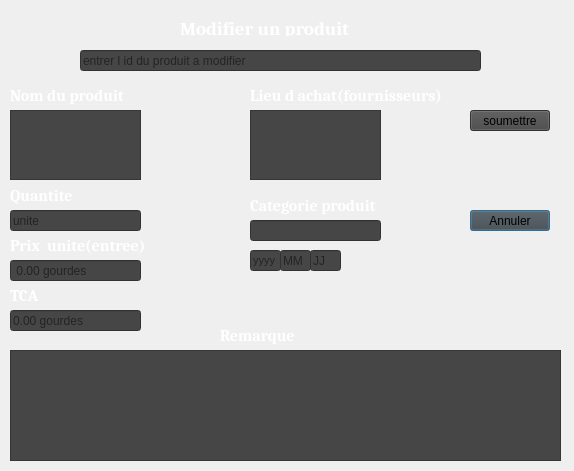
<?xml version="1.0" encoding="UTF-8"?>
<ui version="4.0">
 <class>modifiermarchandise</class>
 <widget class="QDialog" name="modifiermarchandise">
  <property name="geometry">
   <rect>
    <x>0</x>
    <y>0</y>
    <width>574</width>
    <height>471</height>
   </rect>
  </property>
  <property name="windowTitle">
   <string>modifier marchandise</string>
  </property>
  <property name="windowIcon">
   <iconset resource="../../Documents/Menu/logo1.qrc">
    <normaloff>:/menu/logo1/logo.png</normaloff>:/menu/logo1/logo.png</iconset>
  </property>
  <widget class="QLabel" name="label">
   <property name="geometry">
    <rect>
     <x>180</x>
     <y>20</y>
     <width>191</width>
     <height>16</height>
    </rect>
   </property>
   <property name="font">
    <font>
     <family>Cambria</family>
     <pointsize>14</pointsize>
     <weight>75</weight>
     <bold>true</bold>
    </font>
   </property>
   <property name="styleSheet">
    <string notr="true">color: rgb(255, 255, 255);</string>
   </property>
   <property name="text">
    <string>Modifier un produit</string>
   </property>
  </widget>
  <widget class="QLineEdit" name="idproduit">
   <property name="geometry">
    <rect>
     <x>80</x>
     <y>50</y>
     <width>401</width>
     <height>21</height>
    </rect>
   </property>
   <property name="styleSheet">
    <string notr="true">background-color: rgb(70, 70, 70);</string>
   </property>
   <property name="placeholderText">
    <string>entrer l id du produit a modifier</string>
   </property>
  </widget>
  <widget class="QLabel" name="label_5">
   <property name="geometry">
    <rect>
     <x>10</x>
     <y>230</y>
     <width>201</width>
     <height>31</height>
    </rect>
   </property>
   <property name="font">
    <font>
     <family>Cambria</family>
     <pointsize>12</pointsize>
     <weight>75</weight>
     <bold>true</bold>
    </font>
   </property>
   <property name="styleSheet">
    <string notr="true">color: rgb(255, 255, 255);</string>
   </property>
   <property name="text">
    <string>Prix  unite(entree)</string>
   </property>
  </widget>
  <widget class="QPushButton" name="pushButton">
   <property name="geometry">
    <rect>
     <x>470</x>
     <y>210</y>
     <width>80</width>
     <height>21</height>
    </rect>
   </property>
   <property name="styleSheet">
    <string notr="true">background-color: rgb(70, 70, 70);</string>
   </property>
   <property name="text">
    <string>Annuler</string>
   </property>
  </widget>
  <widget class="QPushButton" name="acheter">
   <property name="geometry">
    <rect>
     <x>470</x>
     <y>110</y>
     <width>80</width>
     <height>21</height>
    </rect>
   </property>
   <property name="styleSheet">
    <string notr="true">background-color: rgb(70, 70, 70);</string>
   </property>
   <property name="text">
    <string>soumettre</string>
   </property>
  </widget>
  <widget class="QLineEdit" name="prix">
   <property name="geometry">
    <rect>
     <x>10</x>
     <y>260</y>
     <width>131</width>
     <height>21</height>
    </rect>
   </property>
   <property name="styleSheet">
    <string notr="true">background-color: rgb(70, 70, 70);</string>
   </property>
   <property name="placeholderText">
    <string> 0.00 gourdes</string>
   </property>
   <property name="clearButtonEnabled">
    <bool>true</bool>
   </property>
  </widget>
  <widget class="QLabel" name="label_8">
   <property name="geometry">
    <rect>
     <x>250</x>
     <y>190</y>
     <width>141</width>
     <height>31</height>
    </rect>
   </property>
   <property name="font">
    <font>
     <family>Cambria</family>
     <pointsize>12</pointsize>
     <weight>75</weight>
     <bold>true</bold>
    </font>
   </property>
   <property name="styleSheet">
    <string notr="true">color: rgb(255, 255, 255);</string>
   </property>
   <property name="text">
    <string>Categorie produit</string>
   </property>
  </widget>
  <widget class="QLabel" name="label_6">
   <property name="geometry">
    <rect>
     <x>250</x>
     <y>220</y>
     <width>131</width>
     <height>31</height>
    </rect>
   </property>
   <property name="font">
    <font>
     <family>Cambria</family>
     <pointsize>12</pointsize>
     <weight>75</weight>
     <bold>true</bold>
    </font>
   </property>
   <property name="styleSheet">
    <string notr="true">color: rgb(255, 255, 255);</string>
   </property>
   <property name="text">
    <string>Date achat</string>
   </property>
  </widget>
  <widget class="QLineEdit" name="jour">
   <property name="geometry">
    <rect>
     <x>310</x>
     <y>250</y>
     <width>31</width>
     <height>21</height>
    </rect>
   </property>
   <property name="styleSheet">
    <string notr="true">background-color: rgb(70, 70, 70);</string>
   </property>
   <property name="maxLength">
    <number>2</number>
   </property>
   <property name="placeholderText">
    <string>JJ</string>
   </property>
  </widget>
  <widget class="QLabel" name="label_2">
   <property name="geometry">
    <rect>
     <x>10</x>
     <y>80</y>
     <width>121</width>
     <height>31</height>
    </rect>
   </property>
   <property name="font">
    <font>
     <family>Cambria</family>
     <pointsize>12</pointsize>
     <weight>75</weight>
     <bold>true</bold>
    </font>
   </property>
   <property name="styleSheet">
    <string notr="true">color: rgb(255, 255, 255);</string>
   </property>
   <property name="text">
    <string>Nom du produit</string>
   </property>
  </widget>
  <widget class="QLabel" name="label_3">
   <property name="geometry">
    <rect>
     <x>10</x>
     <y>280</y>
     <width>51</width>
     <height>31</height>
    </rect>
   </property>
   <property name="font">
    <font>
     <family>Cambria</family>
     <pointsize>12</pointsize>
     <weight>75</weight>
     <bold>true</bold>
    </font>
   </property>
   <property name="styleSheet">
    <string notr="true">color: rgb(255, 255, 255);</string>
   </property>
   <property name="text">
    <string>TCA</string>
   </property>
  </widget>
  <widget class="QTextEdit" name="remarque">
   <property name="geometry">
    <rect>
     <x>10</x>
     <y>350</y>
     <width>551</width>
     <height>111</height>
    </rect>
   </property>
   <property name="font">
    <font>
     <family>Cambria</family>
     <pointsize>12</pointsize>
     <weight>75</weight>
     <bold>true</bold>
    </font>
   </property>
   <property name="styleSheet">
    <string notr="true">background-color: rgb(70, 70, 70);</string>
   </property>
  </widget>
  <widget class="QLineEdit" name="quantite">
   <property name="geometry">
    <rect>
     <x>10</x>
     <y>210</y>
     <width>131</width>
     <height>21</height>
    </rect>
   </property>
   <property name="styleSheet">
    <string notr="true">background-color: rgb(70, 70, 70);</string>
   </property>
   <property name="placeholderText">
    <string>unite</string>
   </property>
   <property name="clearButtonEnabled">
    <bool>true</bool>
   </property>
  </widget>
  <widget class="QLineEdit" name="categorie">
   <property name="geometry">
    <rect>
     <x>250</x>
     <y>220</y>
     <width>131</width>
     <height>21</height>
    </rect>
   </property>
   <property name="styleSheet">
    <string notr="true">background-color: rgb(70, 70, 70);</string>
   </property>
   <property name="clearButtonEnabled">
    <bool>true</bool>
   </property>
  </widget>
  <widget class="QTextEdit" name="nomproduit">
   <property name="geometry">
    <rect>
     <x>10</x>
     <y>110</y>
     <width>131</width>
     <height>70</height>
    </rect>
   </property>
   <property name="styleSheet">
    <string notr="true">background-color: rgb(70, 70, 70);</string>
   </property>
  </widget>
  <widget class="QLabel" name="label_9">
   <property name="geometry">
    <rect>
     <x>220</x>
     <y>320</y>
     <width>131</width>
     <height>31</height>
    </rect>
   </property>
   <property name="font">
    <font>
     <family>Cambria</family>
     <pointsize>12</pointsize>
     <weight>75</weight>
     <bold>true</bold>
    </font>
   </property>
   <property name="styleSheet">
    <string notr="true">color: rgb(255, 255, 255);</string>
   </property>
   <property name="text">
    <string>Remarque</string>
   </property>
  </widget>
  <widget class="QLineEdit" name="anne">
   <property name="geometry">
    <rect>
     <x>250</x>
     <y>250</y>
     <width>31</width>
     <height>21</height>
    </rect>
   </property>
   <property name="font">
    <font>
     <pointsize>8</pointsize>
     <weight>50</weight>
     <bold>false</bold>
     <underline>false</underline>
     <strikeout>false</strikeout>
    </font>
   </property>
   <property name="tabletTracking">
    <bool>true</bool>
   </property>
   <property name="contextMenuPolicy">
    <enum>Qt::DefaultContextMenu</enum>
   </property>
   <property name="autoFillBackground">
    <bool>false</bool>
   </property>
   <property name="styleSheet">
    <string notr="true">background-color: rgb(70, 70, 70);</string>
   </property>
   <property name="text">
    <string/>
   </property>
   <property name="maxLength">
    <number>4</number>
   </property>
   <property name="placeholderText">
    <string>yyyy</string>
   </property>
  </widget>
  <widget class="QLineEdit" name="tca">
   <property name="geometry">
    <rect>
     <x>10</x>
     <y>310</y>
     <width>131</width>
     <height>21</height>
    </rect>
   </property>
   <property name="styleSheet">
    <string notr="true">background-color: rgb(70, 70, 70);</string>
   </property>
   <property name="dragEnabled">
    <bool>false</bool>
   </property>
   <property name="placeholderText">
    <string>0.00 gourdes</string>
   </property>
   <property name="clearButtonEnabled">
    <bool>true</bool>
   </property>
  </widget>
  <widget class="QLabel" name="label_7">
   <property name="geometry">
    <rect>
     <x>250</x>
     <y>80</y>
     <width>201</width>
     <height>31</height>
    </rect>
   </property>
   <property name="font">
    <font>
     <family>Cambria</family>
     <pointsize>12</pointsize>
     <weight>75</weight>
     <bold>true</bold>
    </font>
   </property>
   <property name="styleSheet">
    <string notr="true">color: rgb(255, 255, 255);</string>
   </property>
   <property name="text">
    <string>Lieu d achat(fournisseurs)</string>
   </property>
  </widget>
  <widget class="QLabel" name="fond">
   <property name="geometry">
    <rect>
     <x>-70</x>
     <y>-10</y>
     <width>671</width>
     <height>491</height>
    </rect>
   </property>
   <property name="text">
    <string/>
   </property>
   <property name="pixmap">
    <pixmap resource="../../Documents/Menu/fond2.qrc">:/menu/fond/Fond2.png</pixmap>
   </property>
   <property name="scaledContents">
    <bool>true</bool>
   </property>
  </widget>
  <widget class="QTextEdit" name="fournisseur">
   <property name="geometry">
    <rect>
     <x>250</x>
     <y>110</y>
     <width>131</width>
     <height>70</height>
    </rect>
   </property>
   <property name="styleSheet">
    <string notr="true">background-color: rgb(70, 70, 70);</string>
   </property>
  </widget>
  <widget class="QLabel" name="label_10">
   <property name="geometry">
    <rect>
     <x>10</x>
     <y>180</y>
     <width>121</width>
     <height>31</height>
    </rect>
   </property>
   <property name="font">
    <font>
     <family>Cambria</family>
     <pointsize>12</pointsize>
     <weight>75</weight>
     <bold>true</bold>
    </font>
   </property>
   <property name="styleSheet">
    <string notr="true">color: rgb(255, 255, 255);</string>
   </property>
   <property name="text">
    <string>Quantite </string>
   </property>
  </widget>
  <widget class="QLineEdit" name="mois">
   <property name="geometry">
    <rect>
     <x>280</x>
     <y>250</y>
     <width>31</width>
     <height>21</height>
    </rect>
   </property>
   <property name="styleSheet">
    <string notr="true">background-color: rgb(70, 70, 70);</string>
   </property>
   <property name="maxLength">
    <number>2</number>
   </property>
   <property name="placeholderText">
    <string>MM</string>
   </property>
  </widget>
  <zorder>fond</zorder>
  <zorder>label</zorder>
  <zorder>idproduit</zorder>
  <zorder>label_5</zorder>
  <zorder>pushButton</zorder>
  <zorder>acheter</zorder>
  <zorder>prix</zorder>
  <zorder>label_8</zorder>
  <zorder>label_6</zorder>
  <zorder>jour</zorder>
  <zorder>label_2</zorder>
  <zorder>label_3</zorder>
  <zorder>remarque</zorder>
  <zorder>quantite</zorder>
  <zorder>categorie</zorder>
  <zorder>nomproduit</zorder>
  <zorder>label_9</zorder>
  <zorder>anne</zorder>
  <zorder>tca</zorder>
  <zorder>label_7</zorder>
  <zorder>fournisseur</zorder>
  <zorder>label_10</zorder>
  <zorder>mois</zorder>
 </widget>
 <resources>
  <include location="../../Documents/Menu/fond2.qrc"/>
  <include location="../../Documents/Menu/logo1.qrc"/>
 </resources>
 <connections/>
</ui>
